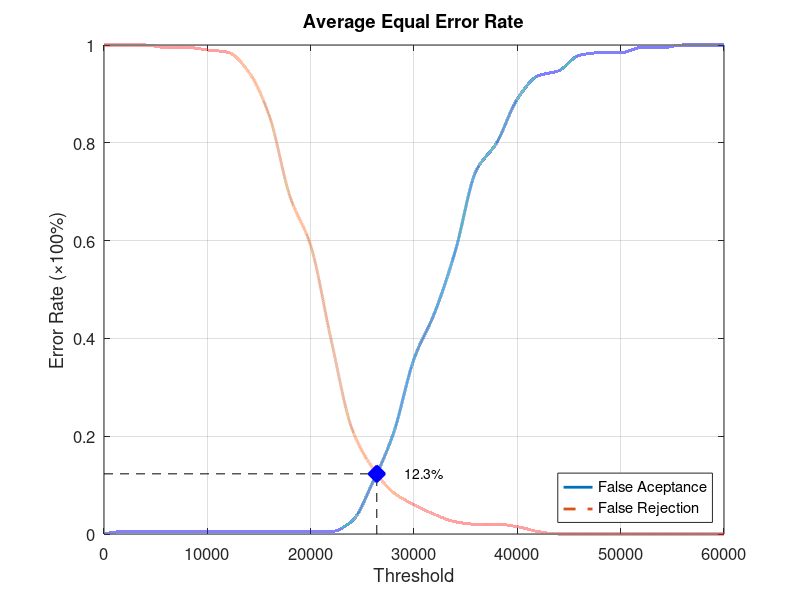
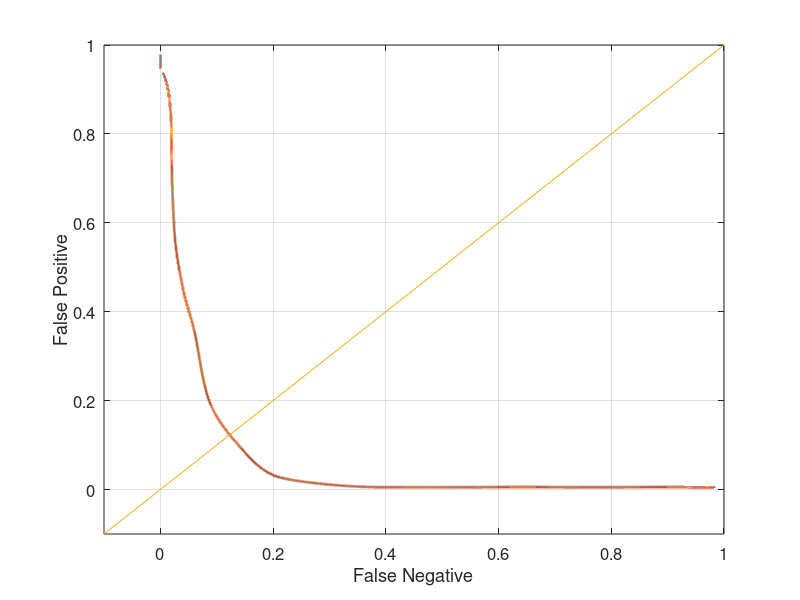

Source code (MATLAB) for these figures, in order:
function yEER = Database1_2
close all;
clear;
clc;
x = 0:2000:60000;
xq = 0:0.5:60000;

y0 = [0 0.00526316 0.00526316 0.00526316 0.00526316 0.00526316 0.00526316 0.00526316 0.00526316 0.00526316 0.00526316 0.00526316 0.0263158 0.105263 0.205263 0.357895 0.452632 0.578947 0.742105 0.8 0.889474 0.936842 0.947368 0.978947 0.984211 0.984211 0.994737 0.994737 1 1 1];
yy0 = interp1(x, y0, xq, 'pchip');
y1 = [1 1 1 0.995 0.995 0.99 0.985 0.945 0.855 0.69 0.59 0.395 0.215 0.135 0.085 0.06 0.04 0.025 0.02 0.02 0.015 0.005 0 0 0 0 0 0 0 0 0];
yy1 = interp1(x, y1, xq, 'pchip');

% Calculating EER: 
y2 = abs(y0 - y1);
find(y2 == min(y2))
yy2 = abs(yy0 - yy1);
xEER = find(yy2 == min(yy2));
xEERIndex = xq(xEER) % X-axis EER
yEER = yy0(xEER) % Y-axis EER

main = figure
plot(xq, yy0,'-','LineWidth', 2);	hold on
plot(xq, yy1,'--','LineWidth', 2);	hold on
plot([xEERIndex xEERIndex], [0 yEER], 'k--');	hold on
plot([0 xEERIndex], [yEER yEER], 'k--');	hold on
plot(xEERIndex, yEER, 'bx', 'LineWidth', 10);	hold on
text(xEERIndex + 10 * xEERIndex / 100, yEER, [num2str(round((10000 * yEER)) / 100) '%'])
legend('False Aceptance', 'False Rejection', 'Location', 'SouthEast')
xlabel('Threshold')
ylabel('Error Rate (\times100%)')
title('Average Equal Error Rate')
set(gca, 'FontSize', 12)
axis([0 60000 0 1])
grid on

print(main, 'Database1_2Main', '-dpng');
FNRxFPR = figure('Color', [1 1 1]);
plot(yy1, yy0, '-', yy1, yy0, 'LineWidth', 2);
hold on
y = -0.1:0.1:1
plot(y, y); 
set(gca, 'FontSize', 12)
xlabel('False Negative')
ylabel('False Positive')
axis([-0.1 1 -0.1 1])
set(gca, 'FontSize', 12)
grid on

print(FNRxFPR, 'Database1_2FNRxFPR','-dpng');
end
